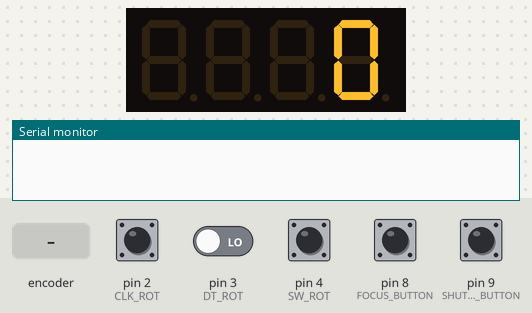
A sketch run on a simulated Arduino Uno, built with avr-gcc and run on an emulated ATmega328P. On the bench: 4-digit seven-segment display, the last lines printed to the serial monitor. The test bench sets the inputs (shaded band); at power-on: pin 2 (CLK_ROT), pin 4 (SW_ROT) HIGH, pin 3 (DT_ROT), pin 8 (FOCUS_BUTTON), pin 9 (SHUTTER_BUTTON) LOW.

Above: at 3.2 s.
3.3 s: rotary encoder on pin 2 (CLK_ROT) / pin 3 (DT_ROT) turned 2 steps (second pin leading)
At 4.8 s:
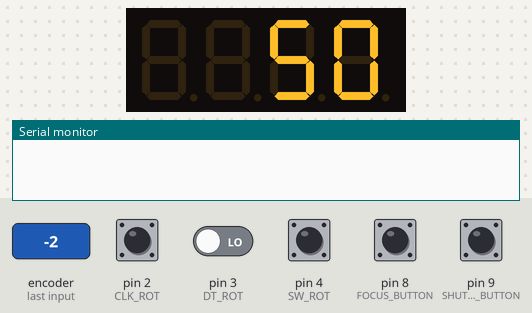
5.2 s: pin 4 (SW_ROT) pulled LOW for 0.15 s
At 6.8 s:
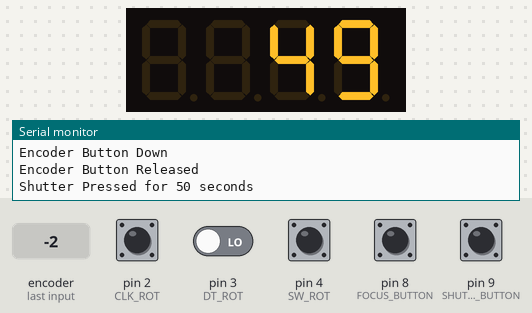
Timing chart, 0 to 8.3 s (numbered marks = the images above; inputs shaded):
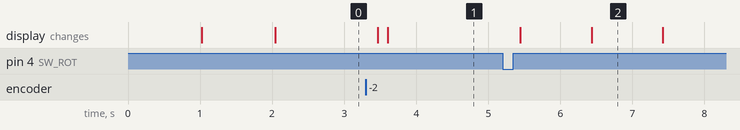

Measured:
- after the input at 3.3 s, the display: first changes after 0.17 s (image 1 shows a later state)

The sketch:

CamTrap01.ino
```cpp
#include "Arduino.h"
#include <TM1637Display.h>

// all_on pins connected to the TM1637 display
const byte CLK_PIN = 6;
const byte DIO_PIN = 5;

const byte CLK_ROT = 2;
const byte DT_ROT = 3;
const byte SW_ROT = 4;

const byte FOCUS_BUTTON = 8;
const byte SHUTTER_BUTTON = 9;

const byte FOCUS_TRIG = 10;
const byte SHUTTER_TRIG = 11;

int counter = 0;    // keep a running tally of steps...
int currentStateCLK;
int lastStateCLK;

bool buttonPressed = false;

// Create display object of type TM1637Display:
TM1637Display cam_display = TM1637Display(CLK_PIN, DIO_PIN);

void setup() {
  Serial.begin(9600);
  delay(1000);

  pinMode(CLK_ROT,INPUT);
  pinMode(DT_ROT,INPUT);
  pinMode(SW_ROT,INPUT_PULLUP);

  pinMode(FOCUS_BUTTON,INPUT);
  pinMode(SHUTTER_BUTTON,INPUT);

  pinMode(FOCUS_TRIG,OUTPUT);
  pinMode(SHUTTER_TRIG,OUTPUT);

  // Read the initial state of A (CLK)
  lastStateCLK = digitalRead(CLK_ROT);

  cam_display.clear();
  delay(1000);
  cam_display.setBrightness(7);  // Configure the display brightness (0-7):

  attachInterrupt(digitalPinToInterrupt(CLK_ROT), updateEncoder, CHANGE);
  attachInterrupt(digitalPinToInterrupt(DT_ROT), updateEncoder, CHANGE);
}

void loop() {
  // Clear the display (all segments off)
  // cam_display.clear();
  // delay(1000);

  cam_display.showNumberDec(counter);
  delay(50);

  if (digitalRead(SW_ROT) == LOW){
    Serial.println("Encoder Button Down");
    buttonPressed = true;
    delay(200);
  }

  if (buttonPressed && digitalRead(SW_ROT) == HIGH){
    Serial.println("Encoder Button Released");
    buttonPressed = false;
    //add trigger for focus and shutter
    shutterRelease(counter);
  }

  byte focus_setting;
  focus_setting = digitalRead(FOCUS_BUTTON);

  if (focus_setting == HIGH){
    Serial.println("Focus Pressed");
    //add trigger output for focus set to high
    digitalWrite(FOCUS_TRIG,HIGH);
    delay(2000);
    digitalWrite(FOCUS_TRIG,LOW);
  }

  byte shutter_setting;
  shutter_setting = digitalRead(SHUTTER_BUTTON);

  if (shutter_setting == HIGH){
    //add trigger output for shutter
    shutterRelease(counter);
    // digitalWrite(FOCUS_TRIG,HIGH);
    // digitalWrite(SHUTTER_TRIG,HIGH);
    // delay(counter * 1000);
    // Serial.println("Shutter Complete");
    // digitalWrite(SHUTTER_TRIG,LOW);
    // digitalWrite(FOCUS_TRIG,LOW);
  }
}

void updateEncoder(){
  // Read the current state of CLK
  currentStateCLK = digitalRead(CLK_ROT);

  // If last and current state of CLK are different, then a pulse occurred;
  // React to only 0->1 state change to avoid double counting
  if (currentStateCLK != lastStateCLK  && currentStateCLK == 1){

    // If the DT state is different than the CLK state then
    // the encoder is rotating CW so INCREASE counter by 1
    // my encoder is working opposite of how it was described in the tutorial.
    // I changed the '!=' to '==' so the code will correspond with the directions
    // I found I can either change the logic here, or swap the pins as well
    if (digitalRead(DT_ROT) == currentStateCLK) {
      //counter ++;
      if (counter >= 9575){
        counter = 9600;
      } else {
        counter = counter + 25;
      }

    } else {
      // Encoder is rotating CCW so DECREASE counter by 1
      //counter --;
      if (counter <= 25) {
        counter = 0;
      } else {
        counter = counter - 25;
      }
    }
   }

  // Remember last CLK state to use on next interrupt...
  lastStateCLK = currentStateCLK;
}

void shutterRelease(int time){
  cam_display.setBrightness(1);
  Serial.print("Shutter Pressed for ");
  Serial.print(time);
  Serial.println(" seconds");
  digitalWrite(SHUTTER_TRIG,HIGH);
  digitalWrite(FOCUS_TRIG,HIGH);
  for(int i = time; i > 0; i--){
    // Serial.print("i value:");
    // Serial.println(i);
    cam_display.showNumberDec(i);
    delay(967);
 }
  Serial.println("Shutter Complete");
  digitalWrite(SHUTTER_TRIG,LOW);
  digitalWrite(FOCUS_TRIG,LOW);
  cam_display.setBrightness(7);
}
```
